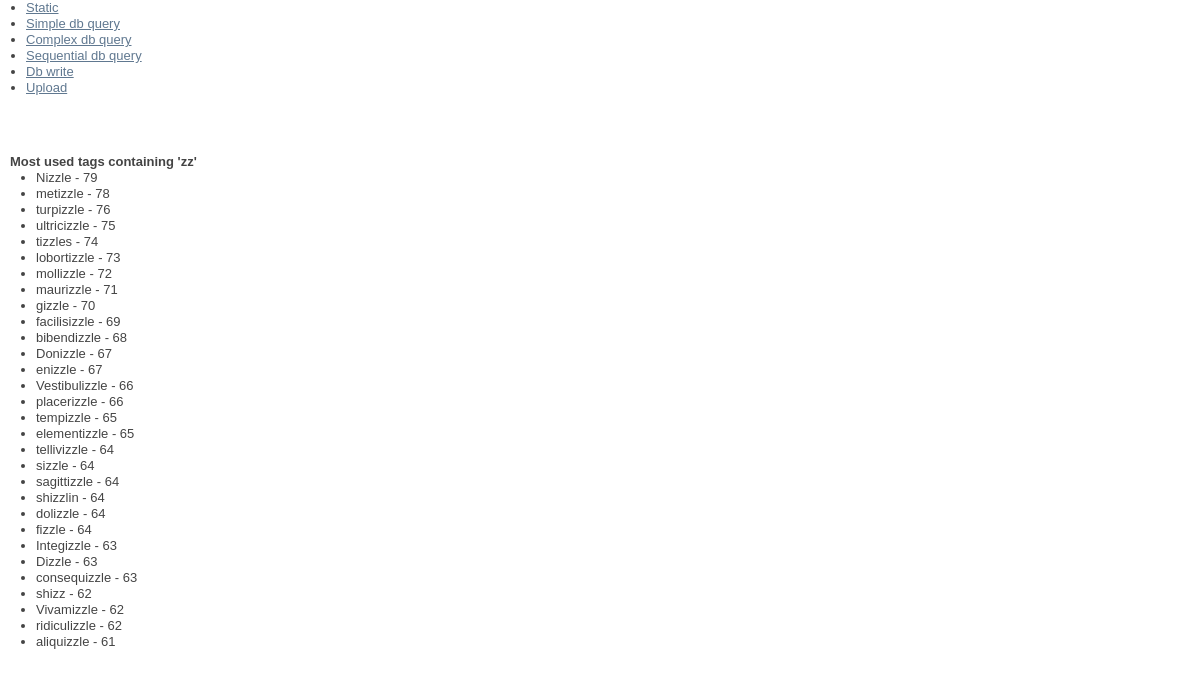
Page /complex_db_query/ on the committed database.
### apps/benchmark_app/models.py (models this page shows)
class Tag(models.Model):
    name = models.CharField(max_length=30, null=True, blank=True, unique=True)
    created = models.DateTimeField(auto_now_add=True, editable=False)
    modified = models.DateTimeField(auto_now=True, editable=False)

### apps/benchmark_app/views.py (the view)
# urls.py: url(r'^complex_db_query/$', complex_db_query, name='complex_db_query'),
def complex_db_query(request):
    tags = Tag.objects.select_related() \
              .annotate(num_of_articles=Count('articles')) \
              .filter(name__contains='zz') \
              .order_by('-num_of_articles')
    if tags.count() > 30:
        tags = tags[0:30]
    context = {
        'tags': tags
    }
    return render_to_response('benchmark_app/complex.html', context,
                              context_instance=RequestContext(request))

### templates/benchmark_app/complex.html
{% extends 'benchmark_app/base.html' %}
{% block main_content %}
<div class="wrapper">
    <br/><br/><br/>
    <h1>Most used tags containing 'zz'</h1>
    <ul>
    {% for tag in tags %}
        {% include 'benchmark_app/_list_item_tag.html' %}
    {% endfor %}
    </ul>
</div>
{% endblock main_content %}

### templates/benchmark_app/_list_item_tag.html
<li>{{tag.name}} - {{tag.num_of_articles}}</li>

### assets/css/style.css (style rules this page uses)
html, body, div, span, object, iframe, h1, h2, h3, h4, h5, h6, p, blockquote, pre, abbr, address, cite, code, del, dfn, em, img, ins, kbd, q, samp, small, strong, sub, sup, var, b, i, dl, dt, dd, ol, ul, li, fieldset, form, label, legend, table, caption, tbody, tfoot, thead, tr, th, td, article, aside, canvas, details, figcaption, figure, footer, header, hgroup, menu, nav, section, summary, time, mark, audio, video { margin: 0; padding: 0; border: 0; font-size: 100%; font: inherit; vertical-align: baseline; }
body { font:13px/1.231 sans-serif; *font-size:small; }
html { overflow-y: scroll; }
ul, ol { margin-left: 2em; }
body, select, input, textarea { color: #444; }
h1, h2, h3, h4, h5, h6 { font-weight: bold; }
.wrapper { padding: 10px; }

### rows in the picture
Tag: name "Nizzle", num_of_articles "79"
Tag: name "metizzle", num_of_articles "78"
Tag: name "turpizzle", num_of_articles "76"
Tag: name "ultricizzle", num_of_articles "75"
Tag: name "tizzles", num_of_articles "74"
Tag: name "lobortizzle", num_of_articles "73"
Tag: name "mollizzle", num_of_articles "72"
Tag: name "maurizzle", num_of_articles "71"
Tag: name "gizzle", num_of_articles "70"
Tag: name "facilisizzle", num_of_articles "69"
Tag: name "bibendizzle", num_of_articles "68"
Tag: name "Donizzle", num_of_articles "67"
Tag: name "enizzle", num_of_articles "67"
Tag: name "Vestibulizzle", num_of_articles "66"
Tag: name "placerizzle", num_of_articles "66"
Tag: name "tempizzle", num_of_articles "65"
Tag: name "elementizzle", num_of_articles "65"
Tag: name "tellivizzle", num_of_articles "64"
Tag: name "sizzle", num_of_articles "64"
Tag: name "sagittizzle", num_of_articles "64"
Tag: name "shizzlin", num_of_articles "64"
Tag: name "dolizzle", num_of_articles "64"
Tag: name "fizzle", num_of_articles "64"
Tag: name "Integizzle", num_of_articles "63"
Tag: name "Dizzle", num_of_articles "63"
Tag: name "consequizzle", num_of_articles "63"
Tag: name "shizz", num_of_articles "62"
Tag: name "Vivamizzle", num_of_articles "62"
Tag: name "ridiculizzle", num_of_articles "62"
Tag: name "aliquizzle", num_of_articles "61"
